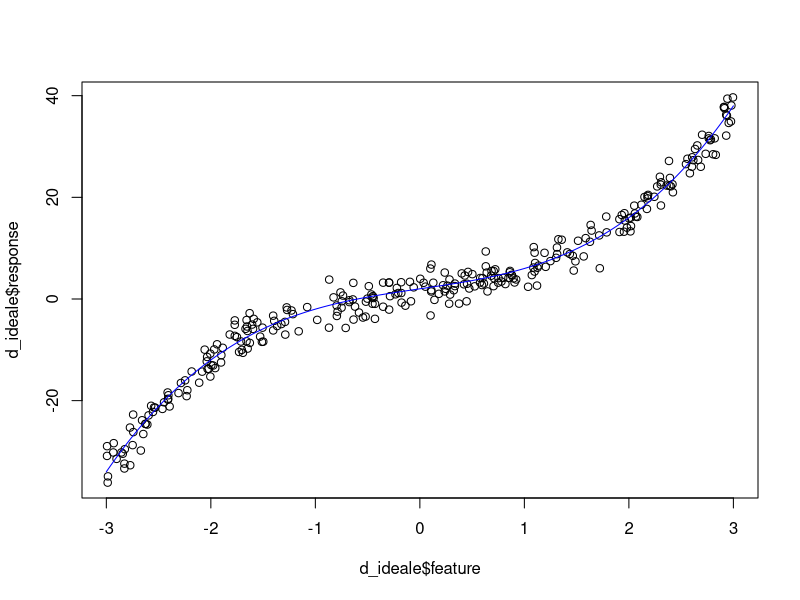
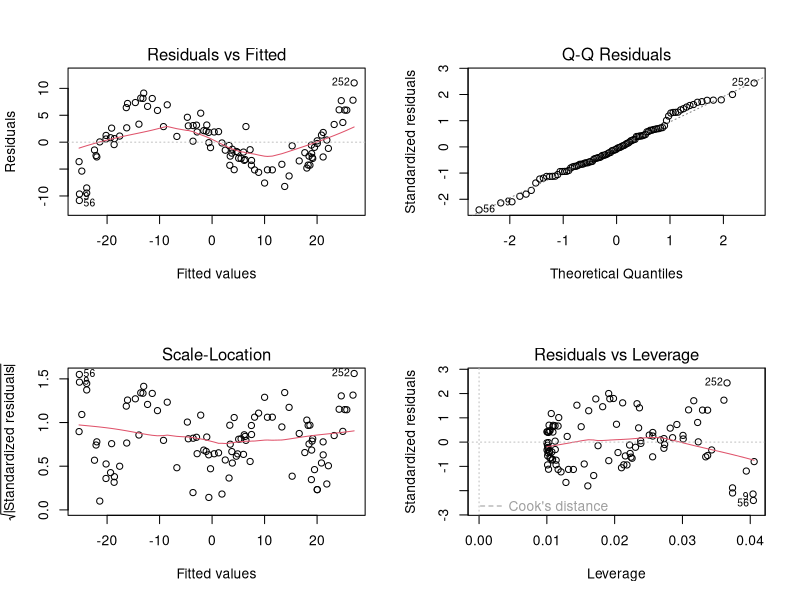
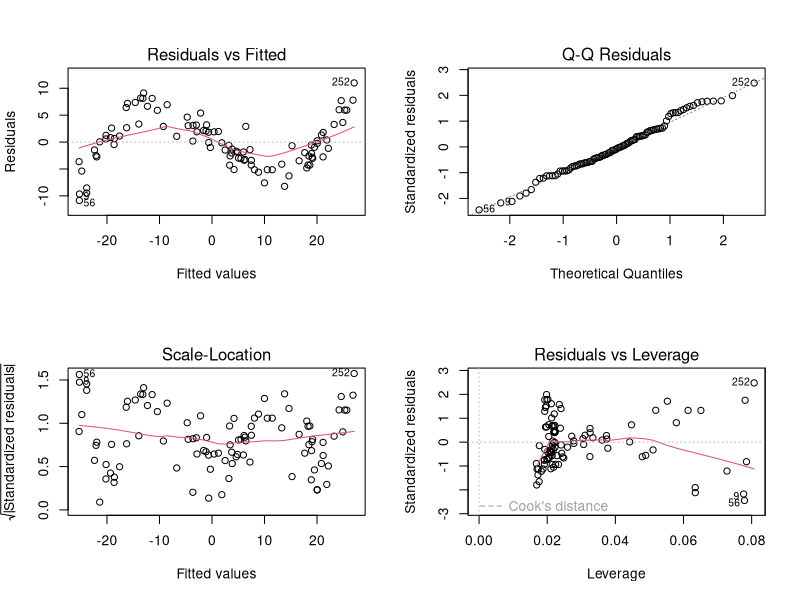
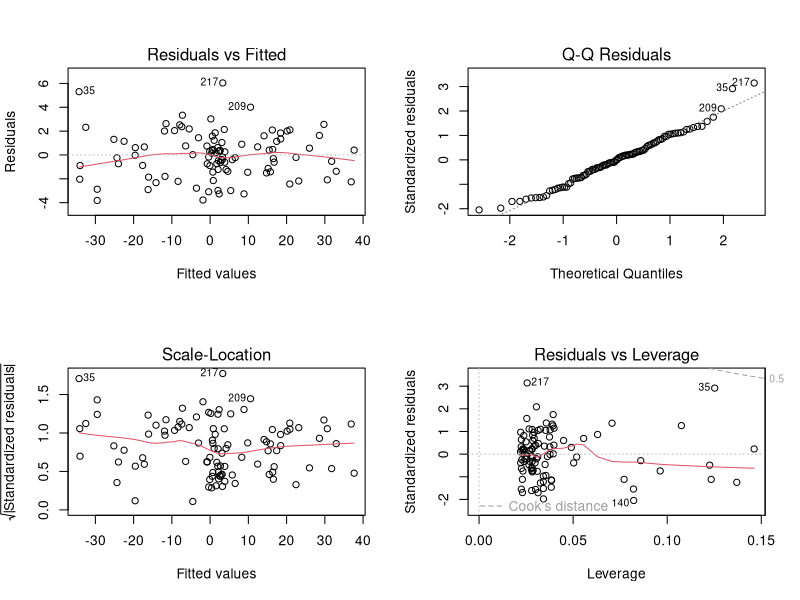
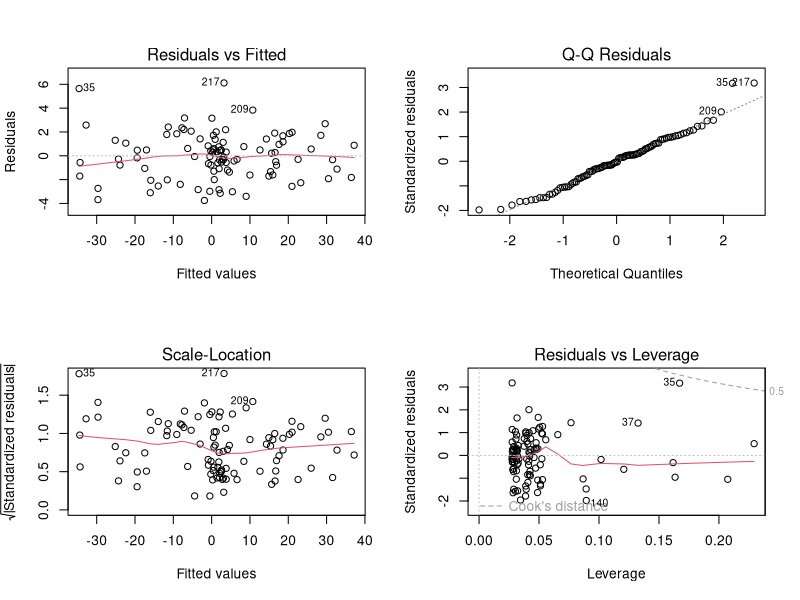
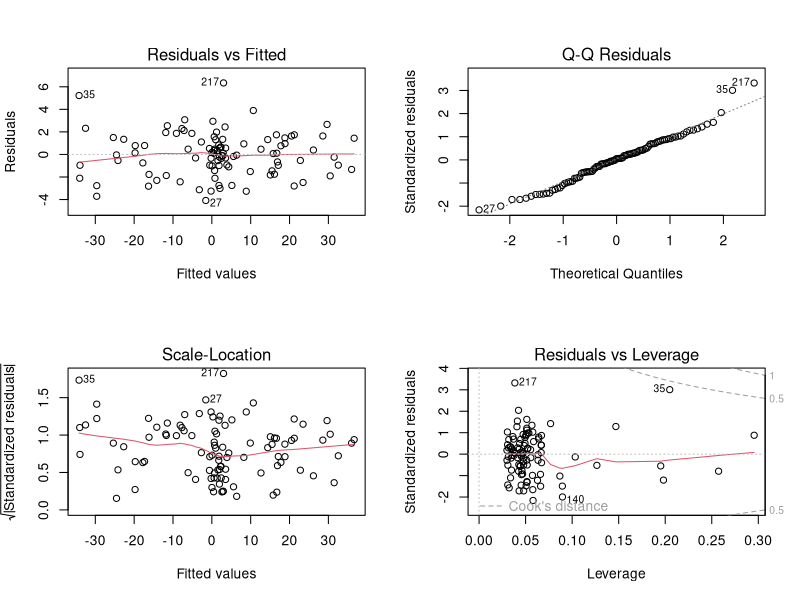
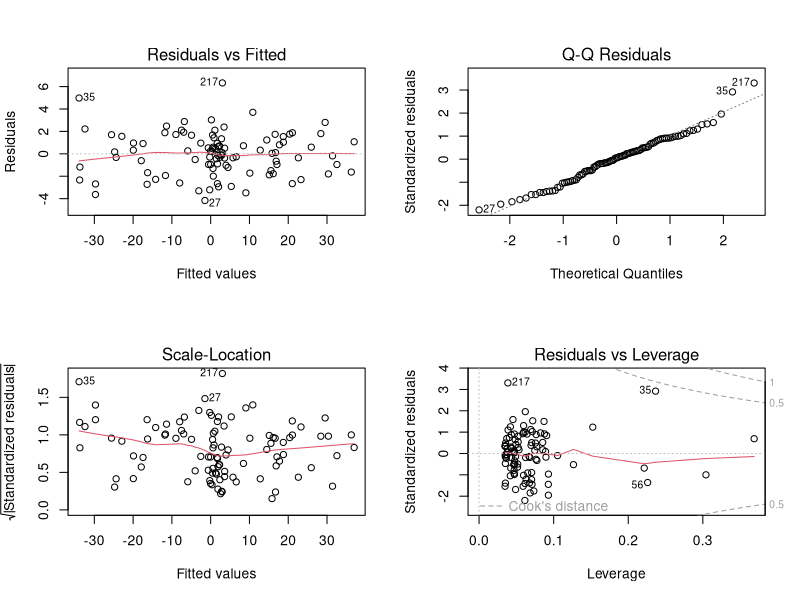
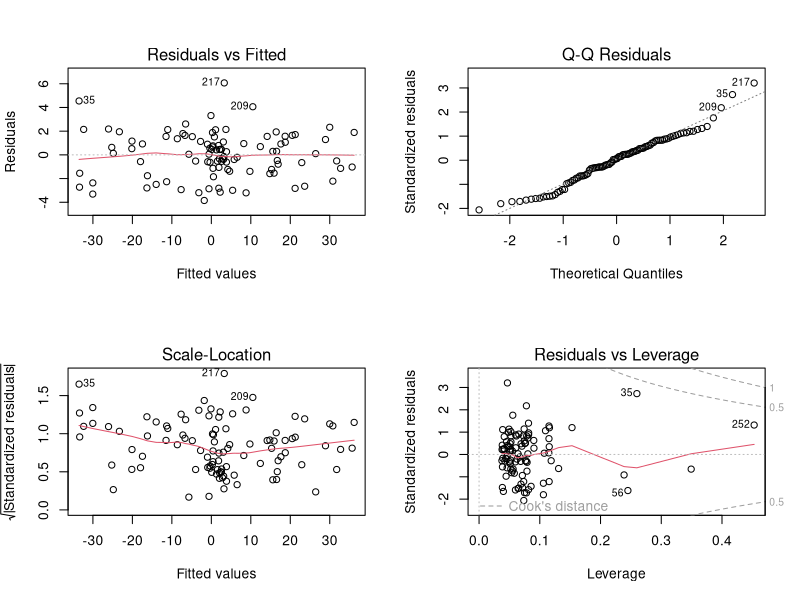

The R source for these figures, in order:
# generazione dati con 

set.seed(2020) # This way the results will be reproducible

# funzione per la creazione artificiale di sample.
f = function(x){
  return(2+3*x+x^3)
}

vv = 4
n = 300 
x = runif(n, -3, 3) # produciamo n valori uniformemente distribuiti.
y = rep(0, n) # stiamo creando un vettore di 100 elementi contenente tutti 0.
for(i in 1:n){
  y[i] = rnorm(1, f(x[i]), sqrt(vv)) # stiamo riempiendo il vettore delle nostre osservazioni
  # distribuite secondo una normale di media il valore f(x) e varianza 2
  # stiamo aggiungendo il termine di errore.
}

d_ideale = data.frame(feature=x, response=y) ## create data frame
#dev.new()
plot(d_ideale$feature, d_ideale$response) ## scatter plot
xx = seq(-3, 3, length.out = 300) # genera una sequenza di 300 elementi da -3 a -3
lines(xx, f(xx),col="blue")


# divisione del dataset in tre parti
# training, validation e test.
dev.new()
par(mfrow = c(2,2))

n = nrow(d_ideale)
train_indici = sample(n, n/3)
validation_indici = sample(n[-train_indici], n/3)
test_indici = sample(n[-train_indici-validation_indici], n/3)

d_train = d_ideale[train_indici,]
d_validation = d_ideale[validation_indici,]
d_test = d_ideale[test_indici,]

n_poly = 10

mse_training = rep(0, n_poly)
mse_validation = rep(0,n_poly)

for(i in 1:n_poly){
  
  lm.fit = lm(response~poly(feature, i), data = d_train)
  mse_training[i] = mean((d_train$response-lm.fit$fitted.values)^2) 
  plot(lm.fit)
  
  validation_prediction = predict(lm.fit, newdata = d_validation)
  mse_validation[i] = mean((d_validation$response - validation_prediction)^2)

}
mse_training
mse_validation
